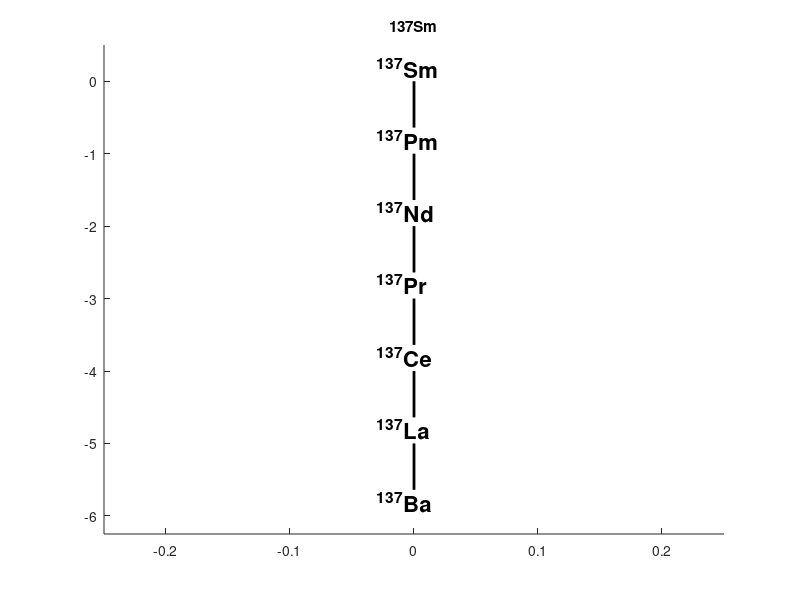

Here is the MATLAB script that generated this plot:
lg=2;
tpnt=[0 0];
bpnt=[0 -1];


yek = figure(1);
set(yek,'Name','Samarium 137 Decay Chart','NumberTitle','off')
axis([-0.25 0.25 -6.25 0.5]);
title '137Sm';
hold on;

plot([tpnt(1) bpnt(1)],...
    [tpnt(2) 0.64*bpnt(2)],...
    'k','LineWidth', 2);
plot([tpnt(1) bpnt(1)],...
    [bpnt(2) 1.64*bpnt(2)],...
    'k','LineWidth', 2);
plot([tpnt(1) bpnt(1)],...
    [2*bpnt(2) 2.64*bpnt(2)],...
    'k','LineWidth', 2);
plot([tpnt(1) bpnt(1)],...
    [3*bpnt(2) 3.64*bpnt(2)],...
    'k','LineWidth', 2);
plot([tpnt(1) bpnt(1)],...
    [4*bpnt(2) 4.64*bpnt(2)],...
    'k','LineWidth', 2);
plot([tpnt(1) bpnt(1)],...
    [5*bpnt(2) 5.64*bpnt(2)],...
    'k','LineWidth', 2);
hold off;

text((-0.03+tpnt(1)),(0.2+tpnt(2)),'^{137}Sm','FontSize', 16, ...
    'FontWeight', 'bold');
text((-0.03+tpnt(1)),(0.2+bpnt(2)),'^{137}Pm','FontSize', 16, ...
    'FontWeight', 'bold');
text((-0.03+tpnt(1)),2.25*(0.2+bpnt(2)),'^{137}Nd','FontSize', 16, ...
    'FontWeight', 'bold');
text((-0.03+tpnt(1)),3.49*(0.2+bpnt(2)),'^{137}Pr','FontSize', 16, ...
    'FontWeight', 'bold');
text((-0.03+tpnt(1)),4.74*(0.2+bpnt(2)),'^{137}Ce','FontSize', 16, ...
    'FontWeight', 'bold');
text((-0.03+tpnt(1)),5.99*(0.2+bpnt(2)),'^{137}La','FontSize', 16, ...
    'FontWeight', 'bold');
text((-0.03+tpnt(1)),7.25*(0.2+bpnt(2)),'^{137}Ba','FontSize', 16, ...
    'FontWeight', 'bold');